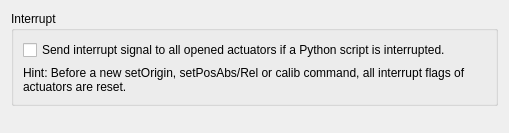
<?xml version="1.0" encoding="UTF-8"?>
<ui version="4.0">
 <class>WidgetPropPluginsActuators</class>
 <widget class="QWidget" name="WidgetPropPluginsActuators">
  <property name="geometry">
   <rect>
    <x>0</x>
    <y>0</y>
    <width>509</width>
    <height>133</height>
   </rect>
  </property>
  <property name="windowTitle">
   <string>Form</string>
  </property>
  <layout class="QVBoxLayout" name="verticalLayout_5">
   <item>
    <widget class="QGroupBox" name="groupBox">
     <property name="title">
      <string>Interrupt</string>
     </property>
     <layout class="QGridLayout" name="gridLayout">
      <item row="0" column="0">
       <widget class="QCheckBox" name="checkInterrupt">
        <property name="text">
         <string>Send interrupt signal to all opened actuators if a Python script is interrupted.</string>
        </property>
       </widget>
      </item>
      <item row="1" column="0">
       <widget class="QLabel" name="label">
        <property name="text">
         <string>Hint: Before a new setOrigin, setPosAbs/Rel or calib command, all interrupt flags of actuators are reset.</string>
        </property>
        <property name="wordWrap">
         <bool>true</bool>
        </property>
       </widget>
      </item>
     </layout>
    </widget>
   </item>
   <item>
    <spacer name="verticalSpacer">
     <property name="orientation">
      <enum>Qt::Vertical</enum>
     </property>
     <property name="sizeHint" stdset="0">
      <size>
       <width>20</width>
       <height>40</height>
      </size>
     </property>
    </spacer>
   </item>
  </layout>
 </widget>
 <resources/>
 <connections/>
</ui>
